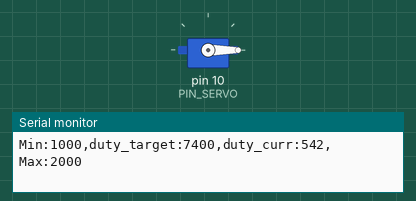
Bench run of a sketch on a simulated Arduino Uno, built with avr-gcc and run on an emulated ATmega328P. Parts: servo, the last lines printed to the serial monitor.

Above: at 0.15 s.
At 5.5 s:
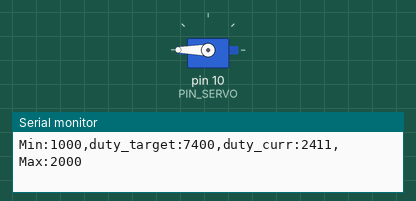
At 31.53 s:
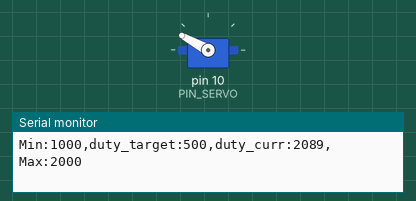
At 39.84 s:
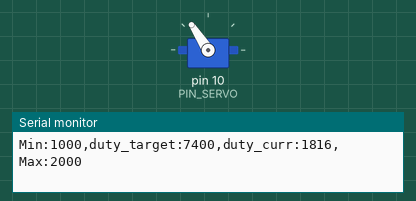
Timing chart, 0 to 40.0 s (numbered marks = the images above):
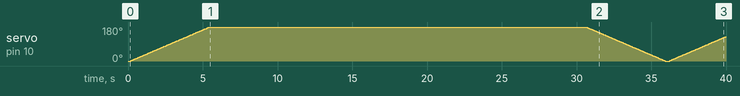

The sketch:

12_example_1.ino
```cpp
#include <Servo.h>

// Arduino pin assignment
#define PIN_SERVO 10

// configurable parameters
#define _DUTY_MIN 400 // servo full clock-wise position (0 degree)
#define _DUTY_NEU 1500 // servo neutral position (90 degree)
#define _DUTY_MAX 7500 // servo full counter-clockwise position (180 degree)

#define _POS_START (_DUTY_MIN + 100)    // servo start position
#define _POS_END   (_DUTY_MAX - 100)    // servo end position

#define _SERVO_SPEED 10 // servo speed limit (unit: degree/second)
#define INTERVAL 20     // servo update interval (unit: msec)

// global variables
unsigned long last_sampling_time; // unit: msec

Servo myservo;

int duty_change_per_interval; // maximum duty difference per interval
int duty_target;    // Target duty time
int duty_curr;      // Current duty time

int toggle_interval, toggle_interval_cnt;

void setup() {
  // initialize GPIO pins
  myservo.attach(PIN_SERVO);

  duty_target = duty_curr = _POS_START;
  myservo.writeMicroseconds(duty_curr);

  // initialize serial port
  Serial.begin(57600);

  // convert angular speed into duty change per interval.
  // Next two lines are WRONG. you have to modify.
  //duty_change_per_interval =
    //(_DUTY_MAX - _DUTY_MIN) * (_SERVO_SPEED / 180) * (INTERVAL / 1000);
  duty_change_per_interval =
    (_DUTY_MAX - _DUTY_MIN) * (_SERVO_SPEED / 180.0) * ((float) INTERVAL / 1000.0);


  // remove 'while(1) { }' lines after modify
  Serial.print("duty_change_per_interval:");
  Serial.println(duty_change_per_interval);
  //while (1) { }

  // initialize variables for servo update.
  toggle_interval = (180.0 / _SERVO_SPEED) * (1000 / INTERVAL);
  toggle_interval_cnt = toggle_interval;

  // initialize last sampling time
  last_sampling_time = 0;
}

void loop() {
  // wait until next sampling time.
  if (millis() < (last_sampling_time + INTERVAL))
    return;

  // adjust duty_curr toward duty_target by duty_change_per_interval
  if (duty_target > duty_curr) {
    duty_curr += duty_change_per_interval;
    if (duty_curr > duty_target)
        duty_curr = duty_target;
  } else {
    duty_curr -= duty_change_per_interval;
    if (duty_curr < duty_target)
      duty_curr = duty_target;
  }

  // update servo position
  myservo.writeMicroseconds(duty_curr);

  // output the read value to the serial port
  Serial.print("Min:1000");
  Serial.print(",duty_target:"); Serial.print(duty_target);
  Serial.print(",duty_curr:");   Serial.print(duty_curr);
  Serial.println(",Max:2000");

  // toggle duty_target between _DUTY_MIN and _DUTY_MAX.
  if (toggle_interval_cnt >= toggle_interval) {
    toggle_interval_cnt = 0;
    if (duty_target == _POS_START)
      duty_target = _POS_END;
    else
      duty_target = _POS_START;
  } else {
    toggle_interval_cnt++;
  }

  // update last sampling time
  last_sampling_time += INTERVAL;
}
```
